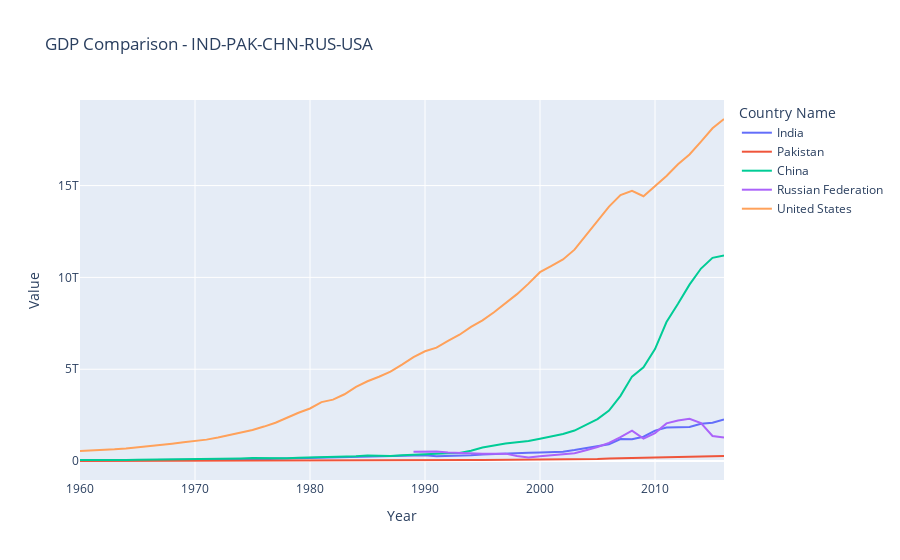

The notebook cell saved with this chart:
### Code cell
comare_gdp1(['IND','PAK','CHN','RUS','USA'], False)
